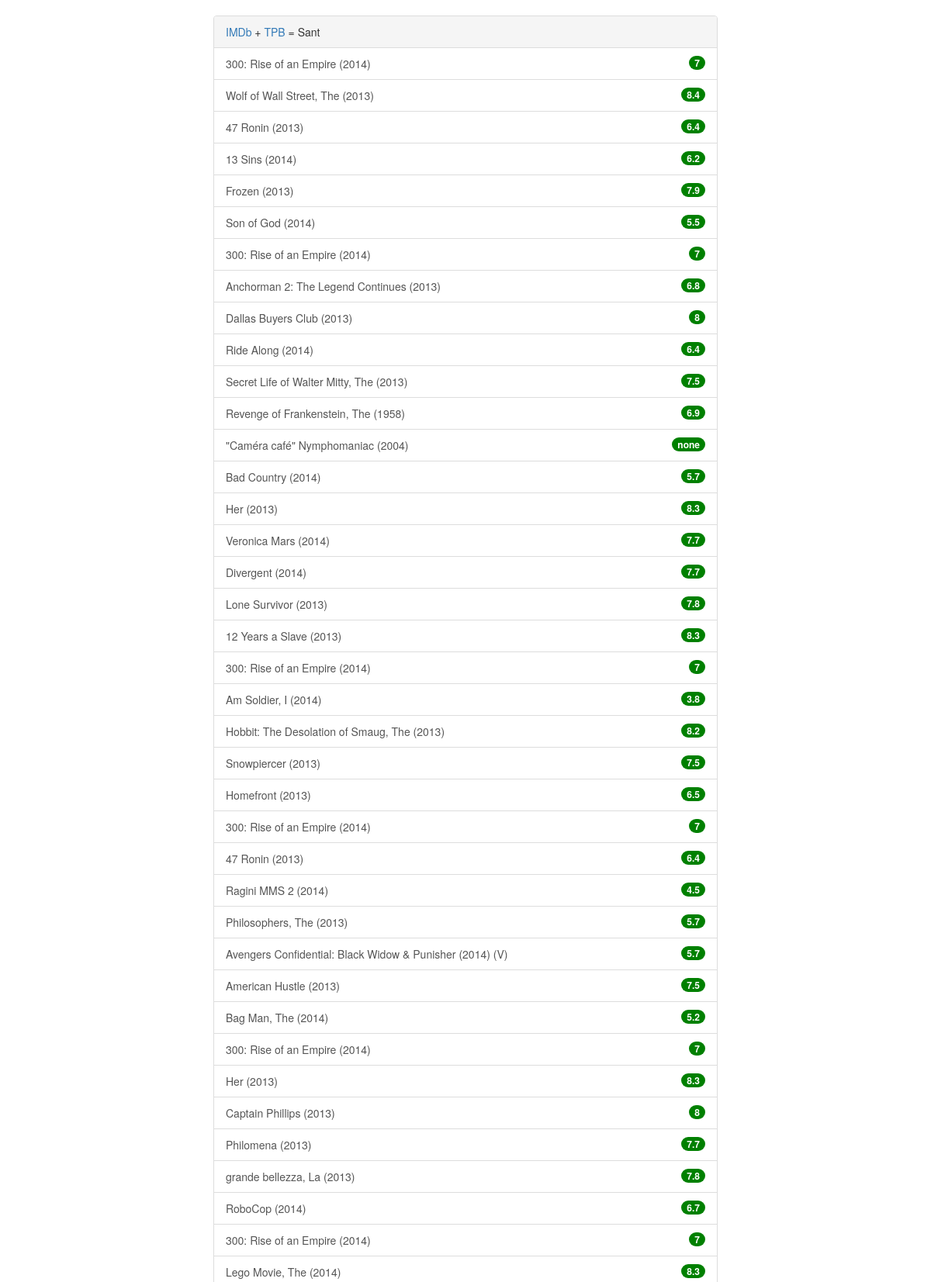
The page / (upper part) on the database its author committed.
### tables this page shows
CREATE TABLE movies(title TEXT,rating STRING,magnet STRING,tpbtitle STRING);

### index.py (the view)
@app.route("/")
def index():
    conn = sqlite3.connect("/var/lib/openshift/53307bdde0b8cdb76f000247/app-root/runtime/repo/wsgi/db.db")
    cur = conn.cursor()
    cur.execute("SELECT * FROM movies")
    rows = cur.fetchall()
    conn.close()
    return render_template("index.html", rows=rows)

### templates/index.html (shortened to what this page needs)
<!DOCTYPE html>
<html lang="en">
<head>
  <link href="//netdna.bootstrapcdn.com/bootstrap/3.1.1/css/bootstrap.min.css" rel="stylesheet" media="screen">
  <link href="css/main.css" rel="stylesheet">
</head>
<body>
  <div id="wrap">
    <div class="container">
    <div class="panel panel-default" style="margin-top:20px">
      <div class="panel-heading"><a href="http://imdb.com">IMDb</a> + <a href="http://thepiratebay.org">TPB</a> = Sant</div>
      <ul class="list-group">
      {% for item in rows %}
      <a href="{{ item[2] }}" title="{{ item[3] }}"class="list-group-item">
        <span class="badge" style="background-color:green">{{ item[1] }}</span>
        {{ item[0] }}
      </a>
      {% endfor %}
      </ul>
      </div>
      </div>
    </div>
  <br>
  <br>
  <br>
</body>
</html>

### static/css/main.css (style rules this page uses)
html, body { height: 100%; font-family: "HelveticaNeue-Light", "Helvetica Neue Light", "Helvetica Neue", Roboto, Helvetica, Arial, "Lucida Grande", sans-serif; font-size: 14px; padding:0px; margin:0px; }
a:link { text-decoration:none; }
#wrap { min-height: 100%; height: auto !important; height: 100%; margin: 0 auto -60px; padding-top: 0px; }
.container { width: auto; max-width: 680px; }

### rows shown on the page
movies: rating "7", title "300: Rise of an Empire (2014)"
movies: rating "8.4", title "Wolf of Wall Street, The (2013)"
movies: rating "6.4", title "47 Ronin (2013)"
movies: rating "6.2", title "13 Sins (2014)"
movies: rating "7.9", title "Frozen (2013)"
movies: rating "5.5", title "Son of God (2014)"
movies: rating "7", title "300: Rise of an Empire (2014)"
movies: rating "6.8", title "Anchorman 2: The Legend Continues (2013)"
movies: rating "8", title "Dallas Buyers Club (2013)"
movies: rating "6.4", title "Ride Along (2014)"
movies: rating "7.5", title "Secret Life of Walter Mitty, The (2013)"
movies: rating "6.9", title "Revenge of Frankenstein, The (1958)"
movies: rating "none", title "\"Caméra café\" Nymphomaniac (2004)"
movies: rating "5.7", title "Bad Country (2014)"
movies: rating "8.3", title "Her (2013)"
movies: rating "7.7", title "Veronica Mars (2014)"
movies: rating "7.7", title "Divergent (2014)"
movies: rating "7.8", title "Lone Survivor (2013)"
movies: rating "8.3", title "12 Years a Slave (2013)"
movies: rating "7", title "300: Rise of an Empire (2014)"
movies: rating "3.8", title "Am Soldier, I (2014)"
movies: rating "8.2", title "Hobbit: The Desolation of Smaug, The (2013)"
movies: rating "7.5", title "Snowpiercer (2013)"
movies: rating "6.5", title "Homefront (2013)"
movies: rating "7", title "300: Rise of an Empire (2014)"
movies: rating "6.4", title "47 Ronin (2013)"
movies: rating "4.5", title "Ragini MMS 2 (2014)"
movies: rating "5.7", title "Philosophers, The (2013)"
movies: rating "5.7", title "Avengers Confidential: Black Widow & Punisher (2014) (V)"
movies: rating "7.5", title "American Hustle (2013)"
movies: rating "5.2", title "Bag Man, The (2014)"
movies: rating "7", title "300: Rise of an Empire (2014)"
movies: rating "8.3", title "Her (2013)"
movies: rating "8", title "Captain Phillips (2013)"
movies: rating "7.7", title "Philomena (2013)"
movies: rating "7.8", title "grande bellezza, La (2013)"
movies: rating "6.7", title "RoboCop (2014)"
movies: rating "7", title "300: Rise of an Empire (2014)"
movies: rating "8.3", title "Lego Movie, The (2014)"
